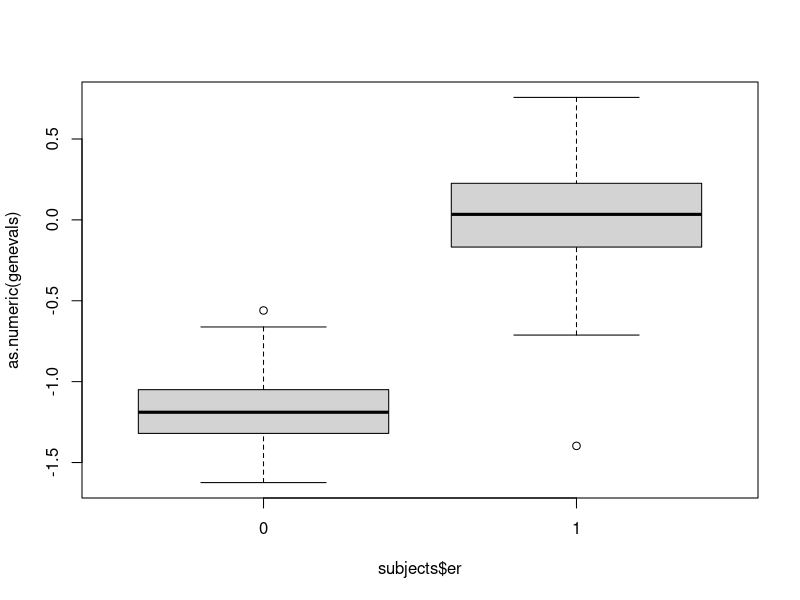
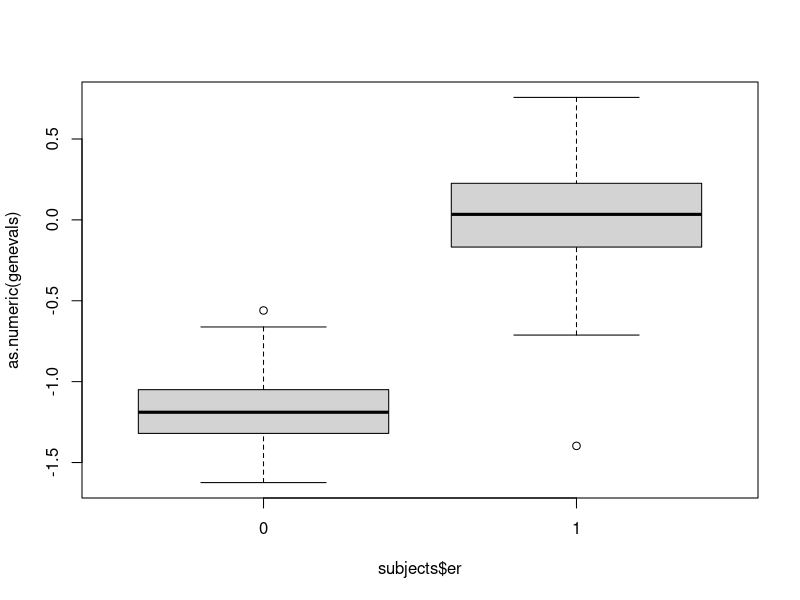

Write the R code that produced these figures, in order.
## ---- chunk 1
evals <- read.delim("gene.expression.txt")
evals[1:2,1:5]
## ---- chunk 2
genes <- read.delim("gene.description.txt",stringsAsFactors = FALSE)
head(genes)
## ---- chunk 3
subjects <- read.delim("cancer.patients.txt",stringsAsFactors = FALSE)
head(subjects)
## ---- chunk 4
table(subjects$er)
## ---- chunk 5
subjects$er == 0
## ---- chunk 6
erNegPatients <- subjects[subjects$er == 0,]
head(erNegPatients)
## ---- chunk 7
View(erNegPatients)
## ---- chunk 8
sort(erNegPatients$grade)
## ---- chunk 9
myvec <- c(90,100,40,30,80,50,60,20,10,70)
myvec
order(myvec)
## ---- chunk 10
myvec[9]
myvec[8]
## ---- chunk 11
firstName  <- c("Adam", "Eve", "John", "Mary", "Peter", "Paul", "Joanna", "Matthew", "David", "Sally")
order(firstName)
## ---- chunk 12
myvec.ord <- myvec[order(myvec)]
myvec.ord
## ---- chunk 13
erNegPatientsByAge <- erNegPatients[order(erNegPatients$age),]
head(erNegPatientsByAge)
## ---- chunk 14
erNegPatientsByAge <- erNegPatients[order(erNegPatients$age,decreasing = TRUE),]
head(erNegPatientsByAge)
## ---- chunk 15

## Your Answer Here ###

## ---- chunk 16
chr8Genes <- subset(genes, Chromosome=="chr8")
head(chr8Genes)
## ---- chunk 17
match("D", LETTERS)
grep("F", rep(LETTERS,2))
match("F", rep(LETTERS,2))
## ---- chunk 18
month.name
grep("ary",month.name)
grep("ber",month.name)
## ---- chunk 19
month.name %in% c("May", "June")
## ---- chunk 20
ind <- match("ESR1", genes$HUGO.gene.symbol)
genes[ind,]
probe <- genes[ind,1]
probe
## ---- chunk 21
match(probe, rownames(evals))
evals[match(probe, rownames(evals)), 1:10]
genevals <- evals[match(probe,rownames(evals)),]
class(genevals)
## ---- chunk 22
boxplot(as.numeric(genevals) ~ subjects$er)
## ---- chunk 23
t.test(as.numeric(genevals) ~ subjects$er)

## ---- chunk 24
genes    <- read.delim("gene.description.txt",stringsAsFactors = FALSE)
subjects <- read.delim("cancer.patients.txt",stringsAsFactors = FALSE)
evals    <- read.delim("gene.expression.txt")

ind      <- match("ESR1", genes[,2])
probe    <- genes[ind,1]
genevals <- evals[match(probe,rownames(evals)),]

boxplot(as.numeric(genevals) ~ subjects$er)
t.test(as.numeric(genevals) ~ subjects$er)
## ---- chunk 25

### Your Answer Here ###

